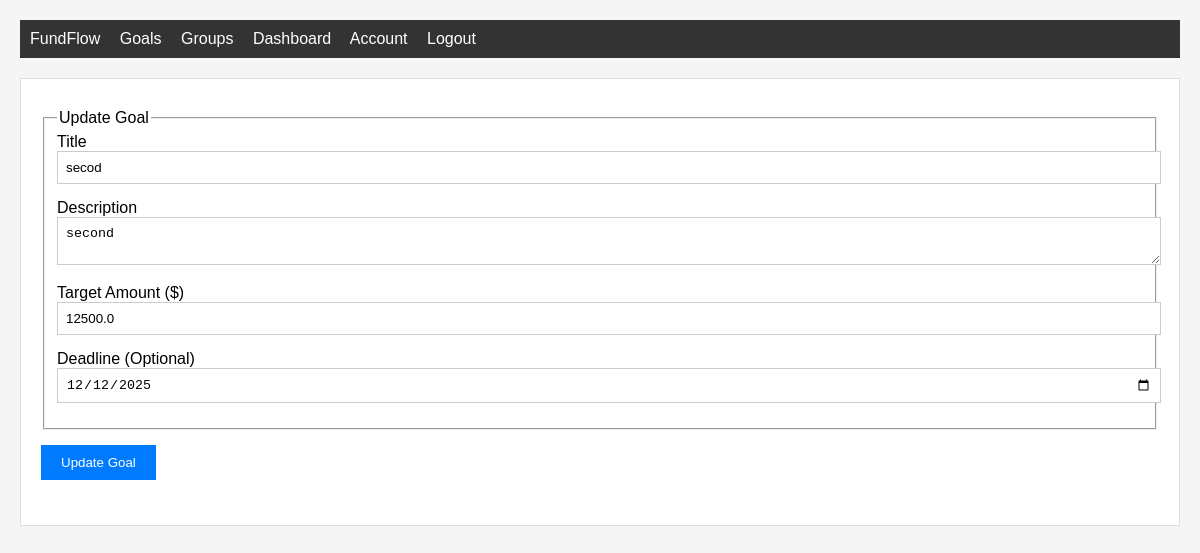
The page /goal/5/update (signed in) on the database its author committed.
### home/db_models.py (models this page shows)
class Goal(db.Model):
    id = db.Column(db.Integer, primary_key=True)
    title = db.Column(db.String(100), nullable=False)
    date_time = db.Column(db.DateTime, nullable=False, default=datetime.utcnow)
    description = db.Column(db.Text, nullable=False)
    url = db.Column(db.String(100), nullable=True)
    target_amount = db.Column(db.Float, nullable=False)
    current_amount = db.Column(db.Float, nullable=False, default=0.0)
    deadline = db.Column(db.DateTime, nullable=True)
    category = db.Column(db.String(50), nullable=True, default='savings')
    status = db.Column(db.String(20), nullable=False, default='active')
    user_id = db.Column(db.Integer, db.ForeignKey('user.id'), nullable=False)
    __table_args__ = (
        CheckConstraint('target_amount > 0', name='check_target_amount_positive'),
    )

### home/routes.py (the view)
@app.route("/goal/<int:goal_id>/update", methods=['GET', 'POST'])
@login_required
def update_goal(goal_id):
    goal = Goal.query.get_or_404(goal_id)
    if goal.user_id != current_user.id:
        abort(403)
    form = UpdateGoalForm()
    if form.validate_on_submit():
        if form.target_amount.data <= 0:
            flash('Target amount must be greater than 0!', 'danger')
            return render_template("create_goal.html", title="New Goal", form=form, legend='New Goal')
        goal.title = form.title.data
        goal.description = form.description.data
        goal.target_amount = form.target_amount.data
        goal.deadline = form.deadline.data
        goal.category = form.category.data
        db.session.commit()
        flash('Your goal has been updated!', 'success')
        return redirect(url_for('goal', goal_id=goal_id))
    elif request.method == 'GET':
        form.title.data = goal.title
        form.description.data = goal.description
        form.target_amount.data = goal.target_amount
        form.deadline.data = goal.deadline
        form.category.data = goal.category
    return render_template("create_goal.html", title="Update Goal", form=form, legend='Update Goal')

### home/forms.py
class UpdateGoalForm(FlaskForm):
    title = StringField('Title', validators=[DataRequired()])
    description = TextAreaField('Description', validators=[DataRequired()])
    url = StringField('URL (Optional)', validators=[Optional()])
    target_amount = FloatField('Target Amount ($)', validators=[DataRequired()])
    deadline = DateField('Deadline (Optional)', validators=[Optional()])
    category = SelectField('Category', choices=[
        ('savings', 'Savings'),
        ('investment', 'Investment'),
        ('emergency', 'Emergency Fund'),
        ('vacation', 'Vacation'),
        ('education', 'Education'),
        ('home', 'Home'),
        ('vehicle', 'Vehicle'),
        ('other', 'Other')
    ], validators=[Optional()])
    submit = SubmitField('Update Goal')

### home/db_models.py (called while the page is built)
@login_manager.user_loader
def load_user(user_id):
    return User.query.get(int(user_id))

### home/templates/create_goal.html (shortened to what this page needs)
{% extends "layout.html" %}
{% block content %}
<div class="content-section">
    <form method="POST" action="">
        <fieldset class="form-group">
            <legend class="border-bottom mb-4">{{ legend }}</legend>
            <div class="form-group">
                {{ form.title.label(class="form-control-label") }}
                {% if form.title.errors %}
                    {{ form.title(class="form-control form-control-lg is-invalid") }}
                    <div class="invalid-feedback">
                        {% for error in form.email.errors %}
                            <span>{{ error }}</span>
                        {% endfor %}
                    </div>
                {% else %}
                    {{ form.title(class="form-control form-control-lg") }}
                {% endif %}
            </div>
            <div class="form-group">
                {{ form.description.label(class="form-control-label") }}
                {% if form.description.errors %}
                    {{ form.description(class="form-control form-control-lg is-invalid") }}
                    <div class="invalid-feedback">
                        {% for error in form.description.errors %}
                            <span>{{ error }}</span>
                        {% endfor %}
                    </div>
                {% else %}
                    {{ form.description(class="form-control form-control-lg") }}
                {% endif %}
            </div>
            <div class="form-group">
                {{ form.target_amount.label(class="form-control-label") }}
                {% if form.target_amount.errors %}
                    {{ form.target_amount(class="form-control form-control-lg is-invalid") }}
                    <div class="invalid-feedback">
                        {% for error in form.target_amount.errors %}
                            <span>{{ error }}</span>
                        {% endfor %}
                    </div>
                {% else %}
                    {{ form.target_amount(class="form-control form-control-lg") }}
                {% endif %}
            </div>
            <div class="form-group">
                {{ form.deadline.label(class="form-control-label") }}
                {% if form.deadline.errors %}
                    {{ form.deadline(class="form-control form-control-lg is-invalid") }}
                    <div class="invalid-feedback">
                        {% for error in form.deadline.errors %}
                            <span>{{ error }}</span>
                        {% endfor %}
                    </div>
                {% else %}
                    {{ form.deadline(class="form-control form-control-lg") }}
                {% endif %}
            </div>
        </fieldset>
        <div class="form-group">
            {{ form.submit(class="btn btn-outline-info") }}
        </div>
    </form>
</div>
{% endblock %}

### home/static/main.css (style rules this page uses)
body { font-family: Arial, sans-serif; margin: 20px; background-color: #f5f5f5; transition: background-color 0.3s ease, color 0.3s ease; }
body.light-theme { background-color: #f5f5f5; color: #000000; }
body.light-theme .form-control { background-color: white; border: 1px solid #ccc; color: #000000; }
.form-group { margin-bottom: 15px; }
.form-control { width: 100%; padding: 8px; border: 1px solid #ccc; }
.btn { padding: 10px 20px; background-color: #007bff; color: white; border: none; cursor: pointer; }
.content-section { padding: 10px 0; }

### rows shown on the page
Goal: title "secod", description "second", target_amount "12500.0", deadline "12/12/2025"

### other values the page prints
{{ legend }} "Update Goal"
